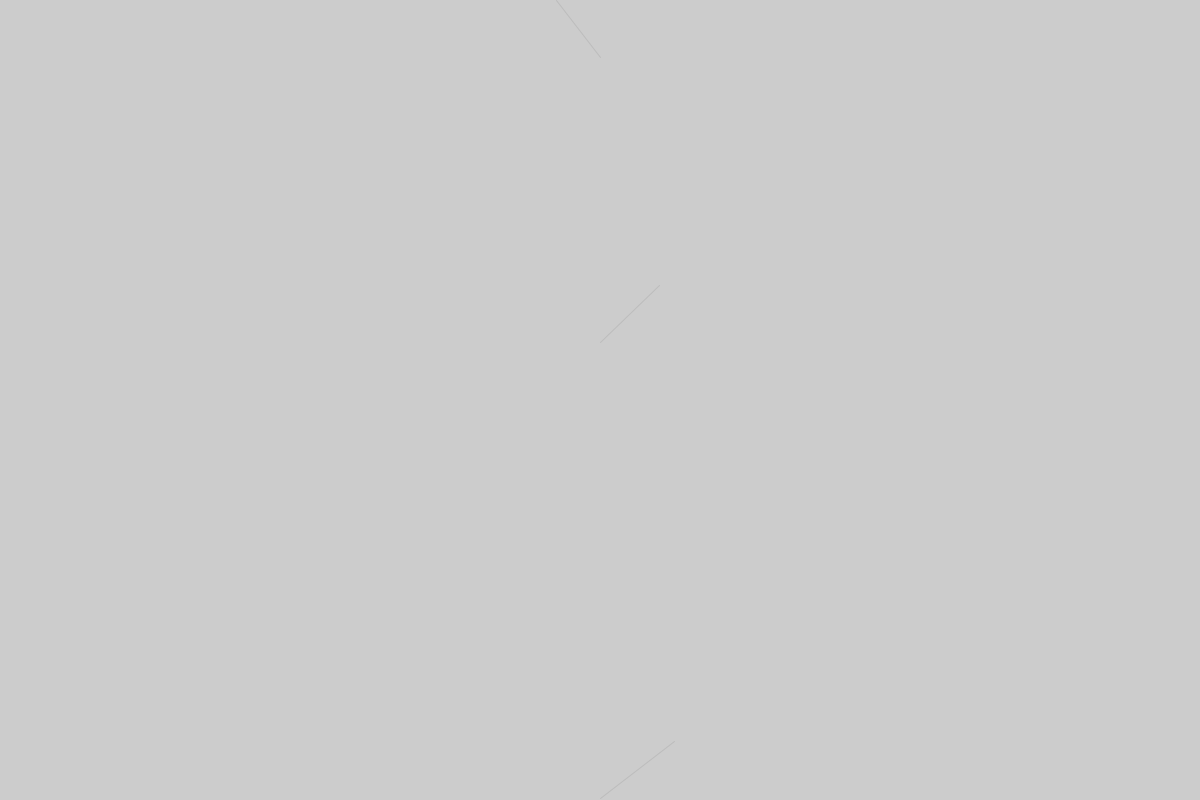
Frame 1 (no input)
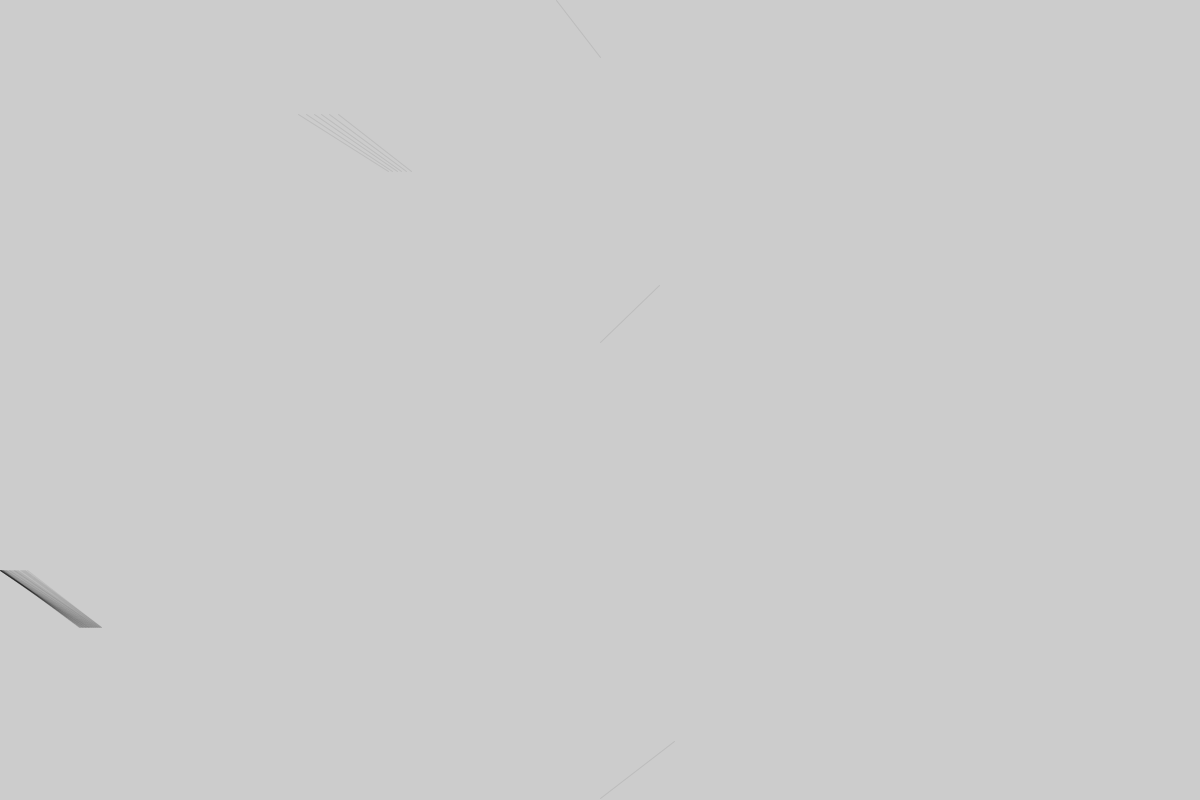
Frame 60 (the mouse pressed at the canvas centre just before this capture)
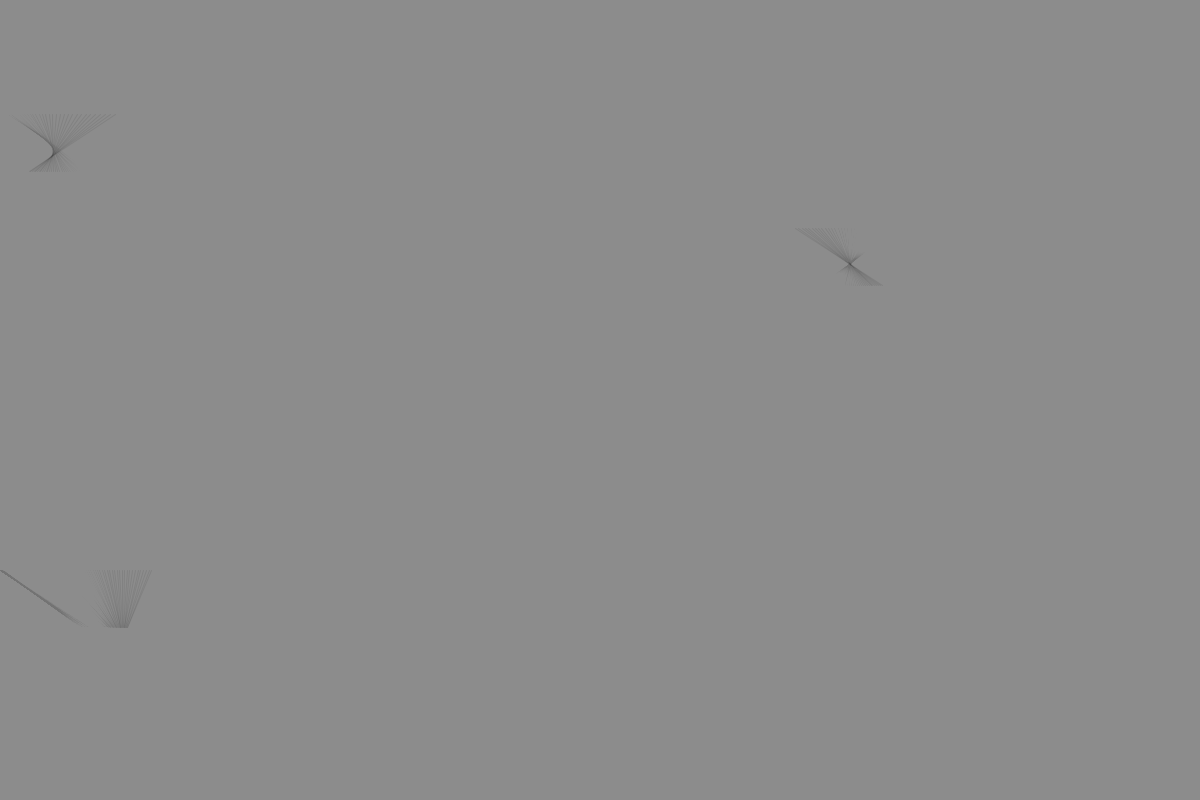
Frame 120 (the mouse held since frame 60 and released just before this capture)

The Processing sketch that drew these frames (run headless with seeded random() and noise(); from frame 60 on, the mouse is pressed at the canvas centre):

// Processing sketch: rule_based_3_3
// ── rule_based_3_3.pde
/*
 * Creative Coding
 * Week 3, 03 - using sin(), cos(), dist() to make a dynamic pattern 
 * by Indae Hwang and Jon McCormack
 * Updated 2016
 * Copyright (c) 2014-2016 Monash University

    This program is free software: you can redistribute it and/or modify
    it under the terms of the GNU General Public License as published by
    the Free Software Foundation, either version 3 of the License, or
    (at your option) any later version.

    This program is distributed in the hope that it will be useful,
    but WITHOUT ANY WARRANTY; without even the implied warranty of
    MERCHANTABILITY or FITNESS FOR A PARTICULAR PURPOSE.  See the
    GNU General Public License for more details.

    You should have received a copy of the GNU General Public License
    along with this program.  If not, see <http://www.gnu.org/licenses/>.
    
 * This program allows you to change background color.
 * Press and hold the left mouse button to change color.
 * Use presentation mode( sketch menu > Present or press the shift-comand-r keys together)
 * Press "esc" key to stop running the sktech
 * experiment with changing the value of num and distanceMargin in setup
 */

int     num;     // the number of items in the array
float[] x;       // x-position of point
float[] y;       // y-position
float[] speed;   // speed 
float[] phase;   // phase

int distanceMargin;
float rowHeight;

// background colour
float red;
float green;
float blue;


void setup() {

  //Fullscreen: to make fullscreen run this sketch with presentation mode ( sketch menu > Present )
  size(1200, 800);

  // change each value below for different visual
  num = 15;
  distanceMargin = 50;

  rowHeight = height/(num-1); // height of each row

  // allocate size of arrays
  x = new float[num];
  y = new float[num];
  speed = new float[num];
  phase = new float[num]; 


  //setup an initial value for each item in the array
  for (int i=0; i<num; i++) {
    x[i] = width/2; 
    y[i] = rowHeight * i;
    speed[i] = random(1); // returns a random float bewteen 0 and 1
    phase[i] = random(TWO_PI);
  }

  red = 0;
  blue = 0;
  green = 0;
}


void draw() {
  // don't clear the screen each frame by calling background()
  // background(128);
  
  fill(255);

  for (int i=0; i<num; i++) {

    float r = radians(frameCount*speed[i] );

    if (i%2 == 1) { // odd
      x[i] = width/2 + sin(r + phase[i])* width/2;
    }
    else { // even
      x[i] = width/2 + cos(r + phase[i])* width/2;
    }


    if (i<num-1) {
      float distance = dist(x[i], y[i], x[i+1], y[i+1]);
      if (distance > rowHeight && distance < rowHeight + distanceMargin) {

        stroke(0, 20);
        line(x[i], y[i], x[i+1], y[i+1]);

        //stroke(255);
        //point(x[i], y[i]);
        //point(x[i+1], y[i+1]);
        //ellipse(x[i], y[i],5,5);
        //ellipse(x[i+1], y[i+1], 7 ,7);
      }
    }
  }

  if (mousePressed) {
    red = map(mouseX, 0, width, 0, 255);
    green = map(mouseY, 0, height, 0, 255);
    blue = map(mouseX+mouseY, 0, width+height, 255, 0);

    fill(red, green, blue, 10);
    noStroke();
    rect(0, 0, width, height);
    // println("red: "+red+", green: "+green+", blue: "+blue);
  }
}
